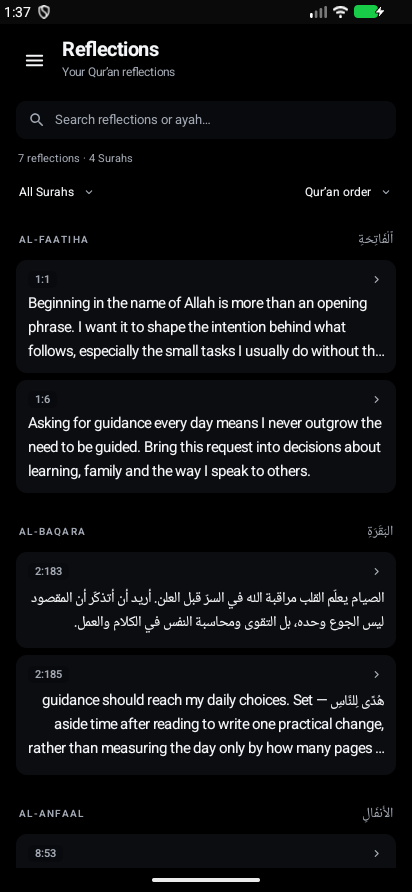
#> input picture artifacts/reflections-premium-20260911/native-latest/412-03-oled.png, 412 x 892 px, given in place of 01-light.png, which was not available
$ python compare.py native-latest/412-03-oled.png
#> lines starting #> are read from the running program, lines starting #| are printed output that depends on the picture; pictures that were not available may be replaced by others from this repository, and a replacement may not be noted
"""Factual screenshot comparison; never modifies approved source images."""
from pathlib import Path
import sys
from PIL import Image, ImageDraw

native = Path(sys.argv[1])
reference = Path('/Users/aliah/Documents/Codex/2026-08-25/i-have-a/work/myvault-ui-prototype/design-master/reflections-premium-proposed')
output = Path(__file__).parent / 'comparisons'
output.mkdir(exist_ok=True)
for state in ['01-light', '02-dark', '03-oled', '04-surah-sheet', '05-al-baqarah']:
    approved = Image.open(reference / f'{state}.png').convert('RGB')
#> approved is the input picture: PIL image 412x892 RGB; mean R, G, B 16.8, 17.6, 19.1
    android = Image.open(native / f'412-{state}.png').convert('RGB')
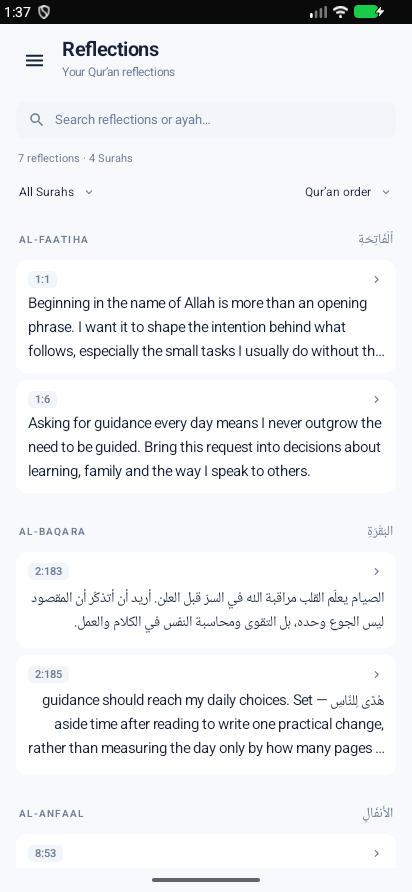
#> input picture artifacts/reflections-premium-20260911/native-latest/412-01-light.png, 412 x 892 px, found by its file name
#> android is the input picture: PIL image 412x892 RGB; mean R, G, B 236.5, 238.2, 240.8
    # Normalise pixel density only. Keep native status/navigation insets visible.
    android = android.resize((412, round(android.height * 412 / android.width)))
    canvas = Image.new('RGB', (824, max(approved.height, android.height) + 28), '#e8edf3')
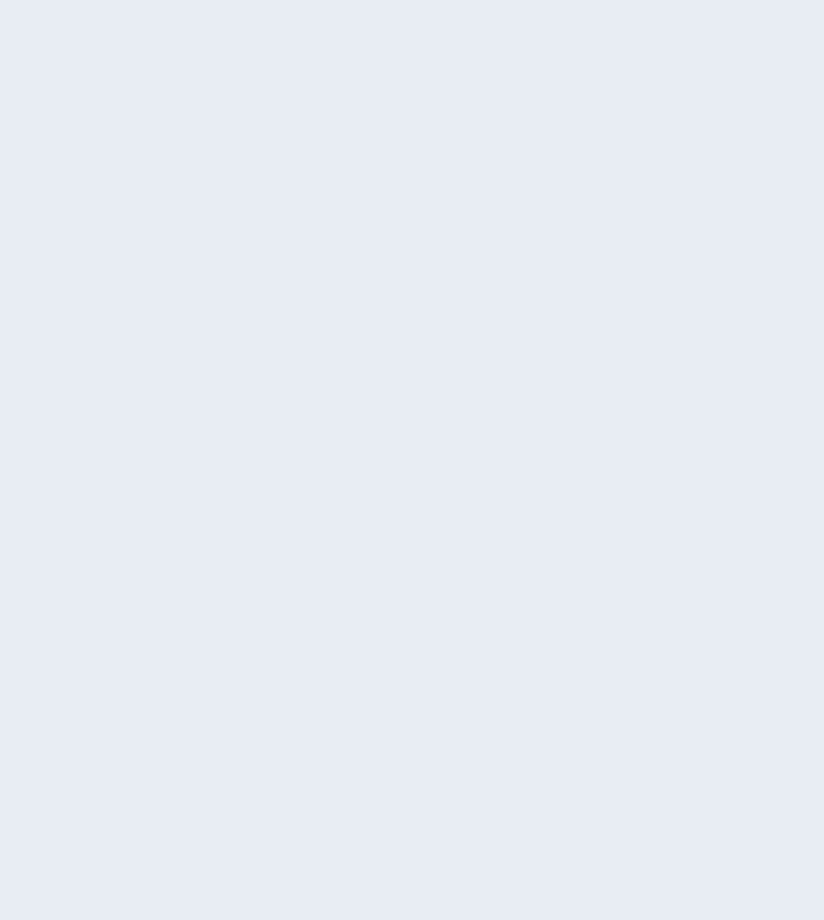
#> canvas: PIL image 824x920 RGB; mean R, G, B 232, 237, 243
    canvas.paste(approved, (0, 28))
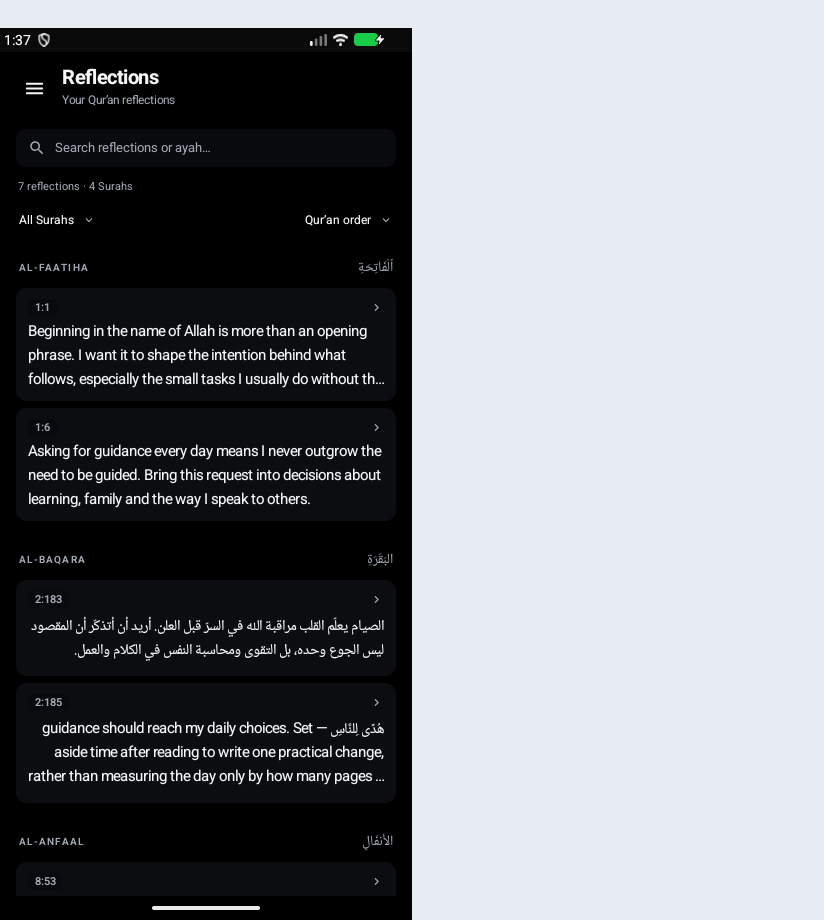
#> canvas: PIL image 824x920 RGB; mean R, G, B 127.7, 130.6, 134.5
    canvas.paste(android, (412, 28))
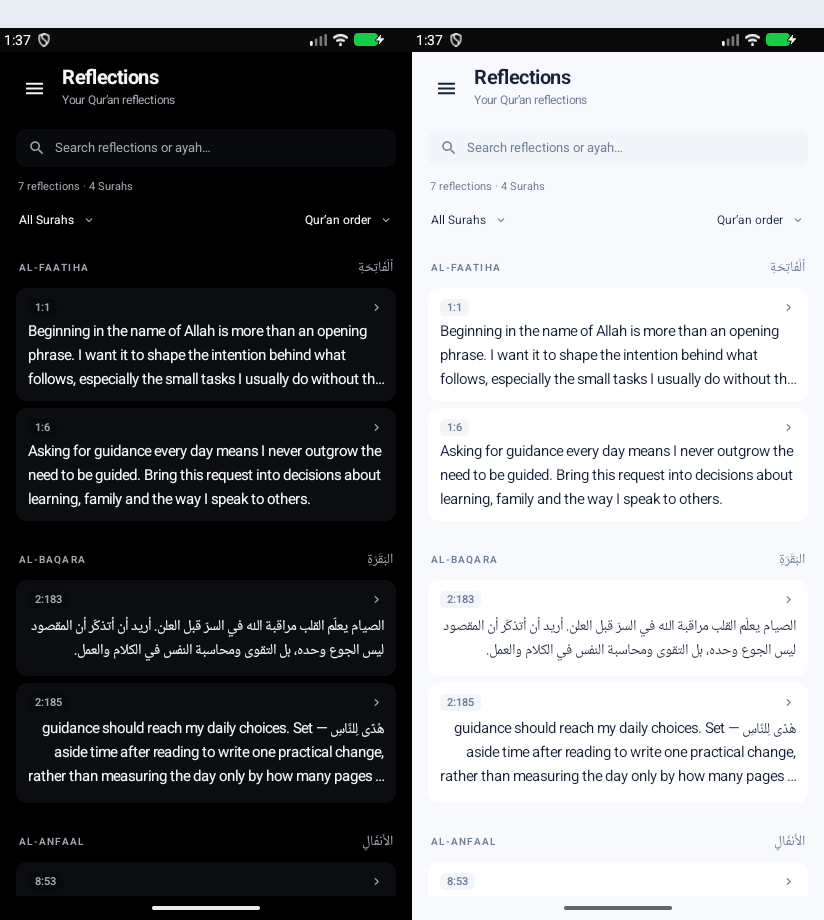
#> canvas: PIL image 824x920 RGB; mean R, G, B 129.9, 131.2, 133.4
    draw = ImageDraw.Draw(canvas)
    draw.text((12, 8), 'Approved mockup', fill='#172238')
    draw.text((424, 8), 'Android emulator - system insets retained', fill='#172238')
    canvas.save(output / f'{state}-side-by-side.png')
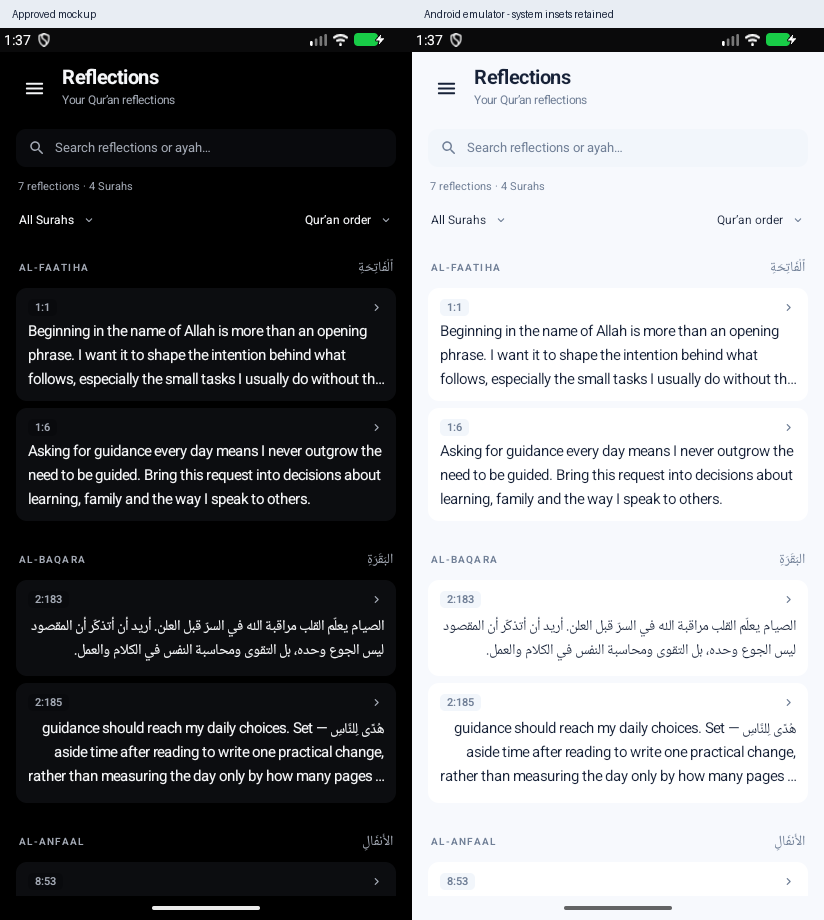
#> saved as 01-light-side-by-side.png: PIL image 824x920 RGB; mean R, G, B 129.7, 131, 133.3
#> pass 2 of the loop `for state in ['01-light', '02-dark', '03-oled', '04-surah-sheet', '05-..`:
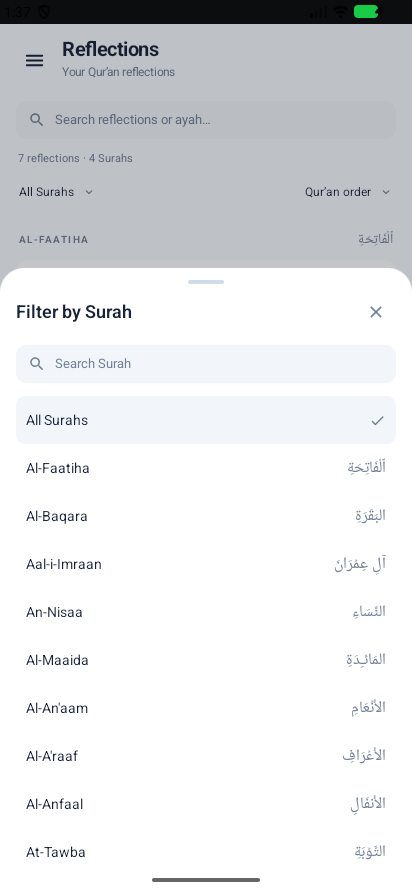
#> input picture artifacts/reflections-premium-20260911/native-latest/412-04-surah-sheet.png, 412 x 892 px, given in place of 02-dark.png, which was not available
#> approved is the input picture: PIL image 412x892 RGB; mean R, G, B 226.5, 228.1, 229.8
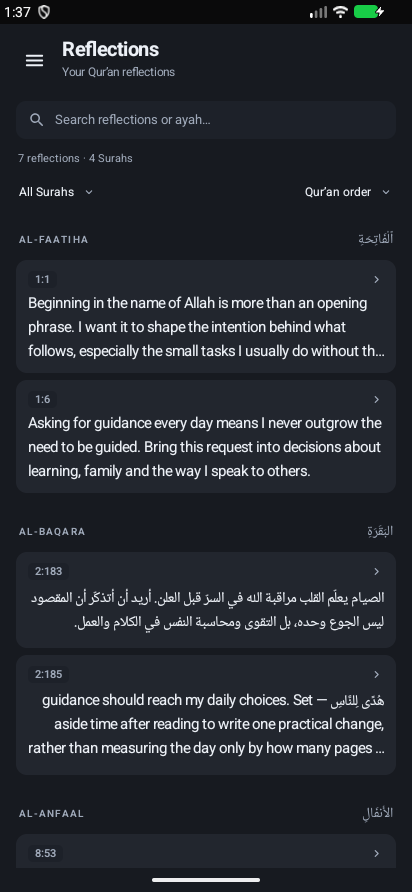
#> input picture artifacts/reflections-premium-20260911/native-latest/412-02-dark.png, 412 x 892 px, found by its file name
#> android is the input picture: PIL image 412x892 RGB; mean R, G, B 37.3, 40.9, 47.7
#> `canvas.save(output / f'{state}-side-by-side.png')`:
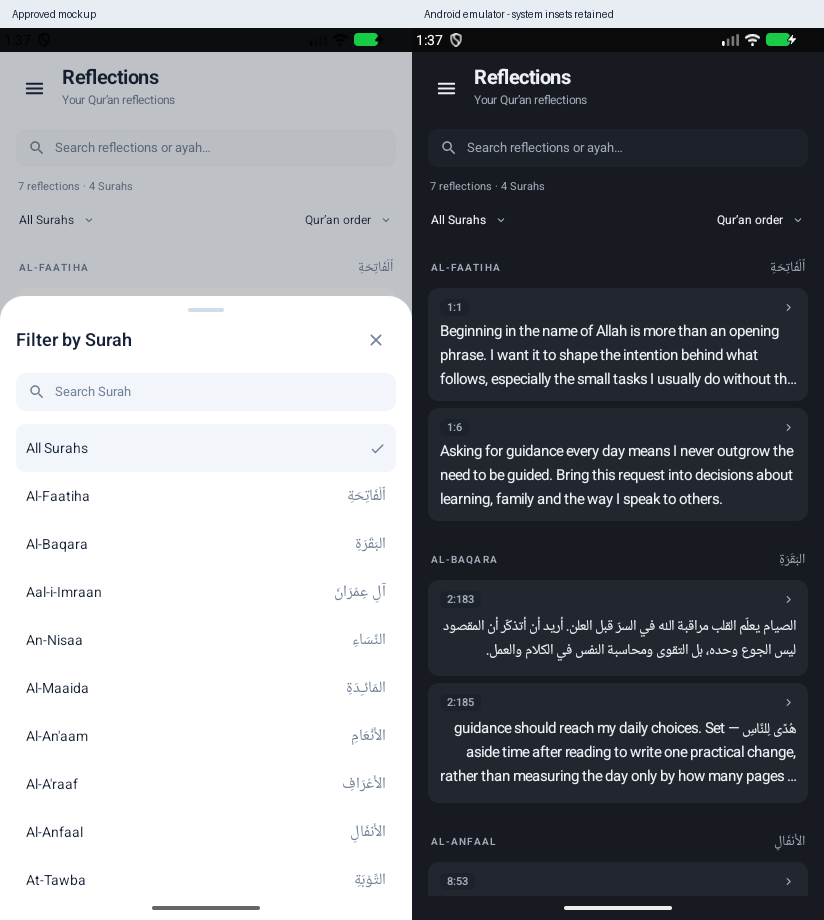
#> saved as 02-dark-side-by-side.png: PIL image 824x920 RGB; mean R, G, B 134.8, 137.4, 141.8
#> (the run stopped early here; a loop or call above may not have finished)
